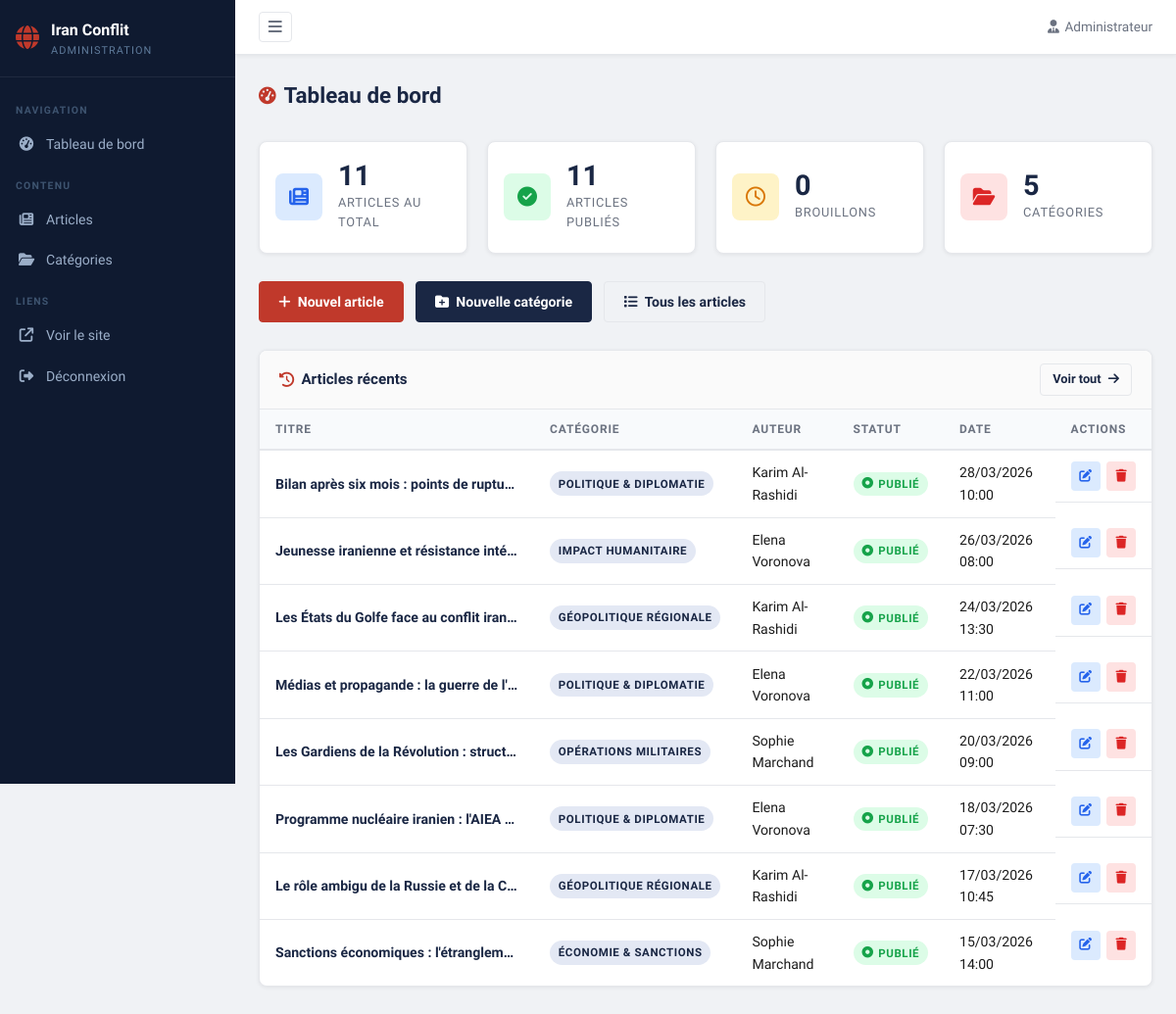
/backoffice/public/dashboard.php (signed in), run on the app's committed database.
### tables this page shows
CREATE TABLE IF NOT EXISTS articles
(
    id           INT UNSIGNED AUTO_INCREMENT PRIMARY KEY,
    title        VARCHAR(255) NOT NULL,
    slug         VARCHAR(270) NOT NULL UNIQUE,
    summary      TEXT         NOT NULL,
    content      LONGTEXT     NOT NULL,
    image        VARCHAR(255),
    image_alt    VARCHAR(255),
    author_id    INT UNSIGNED,
    category_id  INT UNSIGNED,
    is_published TINYINT(1) DEFAULT 1,
    published_at DATETIME   DEFAULT CURRENT_TIMESTAMP,
    updated_at   DATETIME   DEFAULT CURRENT_TIMESTAMP ON UPDATE CURRENT_TIMESTAMP,
    FOREIGN KEY (author_id) REFERENCES authors (id) ON DELETE SET NULL,
    FOREIGN KEY (category_id) REFERENCES categories (id) ON DELETE SET NULL,
    INDEX        idx_slug(slug),
    INDEX        idx_category(category_id),
    INDEX        idx_published(is_published, published_at)
);

CREATE TABLE IF NOT EXISTS categories
(
    id          INT UNSIGNED AUTO_INCREMENT PRIMARY KEY,
    name        VARCHAR(100) NOT NULL,
    slug        VARCHAR(110) NOT NULL UNIQUE,
    description TEXT,
    created_at  DATETIME DEFAULT CURRENT_TIMESTAMP
);

CREATE TABLE IF NOT EXISTS authors
(
    id         INT UNSIGNED AUTO_INCREMENT PRIMARY KEY,
    name       VARCHAR(150) NOT NULL,
    bio        TEXT,
    avatar     VARCHAR(255),
    created_at DATETIME DEFAULT CURRENT_TIMESTAMP
);

### backoffice/includes/auth.php (called while the page is built, shortened)
<?php
function h(string $str): string {
    return htmlspecialchars($str, ENT_QUOTES, 'UTF-8');
}
function formatDate(string $date): string {
    $dt = new DateTime($date);
    return $dt->format('d/m/Y H:i');
}

### backoffice/public/dashboard.php (the view, shortened to what this page needs)
<?php
require_once __DIR__ . '/../includes/auth.php';
$db = getDB();
$totalArticles   = (int)$db->query("SELECT COUNT(*) FROM articles")->fetchColumn();
$publishedCount  = (int)$db->query("SELECT COUNT(*) FROM articles WHERE is_published = 1")->fetchColumn();
$draftCount      = $totalArticles - $publishedCount;
$totalCategories = (int)$db->query("SELECT COUNT(*) FROM categories")->fetchColumn();
$recentArticles = $db->query("
    SELECT a.id, a.title, a.slug, a.is_published, a.published_at,
           c.name AS category_name, au.name AS author_name
    FROM articles a
    LEFT JOIN categories c  ON a.category_id = c.id
    LEFT JOIN authors    au ON a.author_id    = au.id
    ORDER BY a.published_at DESC LIMIT 8
")->fetchAll();
require_once __DIR__ . '/../includes/header.php';
?>
<div class="admin-content">
    <div class="admin-page-header">
        <h1 class="admin-page-title">
            <i class="fa-solid fa-gauge-high"></i> Tableau de bord
        </h1>
    </div>
    <div class="stats-grid">
        <div class="stat-card">
            <div class="stat-card__icon stat-card__icon--blue">
                <i class="fa-solid fa-newspaper"></i>
            </div>
            <div class="stat-card__body">
                <div class="stat-card__value"><?= $totalArticles ?></div>
                <div class="stat-card__label">Articles au total</div>
            </div>
        </div>
        <div class="stat-card">
            <div class="stat-card__icon stat-card__icon--green">
                <i class="fa-solid fa-circle-check"></i>
            </div>
            <div class="stat-card__body">
                <div class="stat-card__value"><?= $publishedCount ?></div>
                <div class="stat-card__label">Articles publiés</div>
            </div>
        </div>
        <div class="stat-card">
            <div class="stat-card__icon stat-card__icon--orange">
                <i class="fa-regular fa-clock"></i>
            </div>
            <div class="stat-card__body">
                <div class="stat-card__value"><?= $draftCount ?></div>
                <div class="stat-card__label">Brouillons</div>
            </div>
        </div>
        <div class="stat-card">
            <div class="stat-card__icon stat-card__icon--red">
                <i class="fa-solid fa-folder-open"></i>
            </div>
            <div class="stat-card__body">
                <div class="stat-card__value"><?= $totalCategories ?></div>
                <div class="stat-card__label">Catégories</div>
            </div>
        </div>
    </div>
    <div class="quick-actions">
        <a href="/articles/create" class="btn btn--primary">
            <i class="fa-solid fa-plus"></i> Nouvel article
        </a>
        <a href="/categories/create" class="btn btn--secondary">
            <i class="fa-solid fa-folder-plus"></i> Nouvelle catégorie
        </a>
        <a href="/articles" class="btn btn--outline">
            <i class="fa-solid fa-list"></i> Tous les articles
        </a>
    </div>
    <div class="admin-card">
        <div class="admin-card__header">
            <h2 class="admin-card__title">
                <i class="fa-solid fa-clock-rotate-left"></i> Articles récents
            </h2>
            <a href="/articles" class="btn btn--sm btn--outline">
                Voir tout <i class="fa-solid fa-arrow-right"></i>
            </a>
        </div>
        <div class="table-wrap">
            <table class="admin-table">
                <thead>
                    <tr>
                        <th>Titre</th>
                        <th>Catégorie</th>
                        <th>Auteur</th>
                        <th>Statut</th>
                        <th>Date</th>
                        <th>Actions</th>
                    </tr>
                </thead>
                <tbody>
                    <?php if (empty($recentArticles)): ?>
                    <tr><td colspan="6" class="table-empty">Aucun article.</td></tr>
                    <?php else: ?>
                    <?php foreach ($recentArticles as $art): ?>
                    <tr>
                        <td class="td-title"><?= h($art['title']) ?></td>
                        <td><span class="badge badge--cat"><?= h($art['category_name'] ?? '—') ?></span></td>
                        <td><?= h($art['author_name'] ?? '—') ?></td>
                        <td>
                            <?php if ($art['is_published']): ?>
                            <span class="badge badge--success"><i class="fa-solid fa-circle-dot"></i> Publié</span>
                            <?php else: ?>
                            <span class="badge badge--warning"><i class="fa-regular fa-clock"></i> Brouillon</span>
                            <?php endif; ?>
                        </td>
                        <td><?= formatDate($art['published_at']) ?></td>
                        <td class="td-actions">
                            <a href="/articles/edit/<?= $art['id'] ?>" class="action-btn action-btn--edit" title="Modifier">
                                <i class="fa-solid fa-pen-to-square"></i>
                            </a>
                            <a href="/articles/delete/<?= $art['id'] ?>" class="action-btn action-btn--delete" title="Supprimer"
                               onclick="return confirm('Supprimer cet article ?')">
                                <i class="fa-solid fa-trash"></i>
                            </a>
                        </td>
                    </tr>
                    <?php endforeach; ?>
                    <?php endif; ?>
                </tbody>
            </table>
        </div>
    </div>
</div>
<?php require_once __DIR__ . '/../includes/footer.php'; ?>

### data on the page
articles: title "Bilan après six mois : points de ruptu…", category.name "POLITIQUE & DIPLOMATIE", author.name "Karim Al-Rashidi", is_published 1 (drawn), published_at "28/03/2026 10:00"
articles: title "Jeunesse iranienne et résistance inté…", category.name "IMPACT HUMANITAIRE", author.name "Elena Voronova", is_published 1 (drawn), published_at "26/03/2026 08:00"
articles: title "Les États du Golfe face au conflit iran…", category.name "GÉOPOLITIQUE RÉGIONALE", author.name "Karim Al-Rashidi", is_published 1 (drawn), published_at "24/03/2026 13:30"
articles: title "Médias et propagande : la guerre de l'…", category.name "POLITIQUE & DIPLOMATIE", author.name "Elena Voronova", is_published 1 (drawn), published_at "22/03/2026 11:00"
articles: title "Les Gardiens de la Révolution : struct…", category.name "OPÉRATIONS MILITAIRES", author.name "Sophie Marchand", is_published 1 (drawn), published_at "20/03/2026 09:00"
articles: title "Programme nucléaire iranien : l'AIEA…", category.name "POLITIQUE & DIPLOMATIE", author.name "Elena Voronova", is_published 1 (drawn), published_at "18/03/2026 07:30"
articles: title "Le rôle ambigu de la Russie et de la C…", category.name "GÉOPOLITIQUE RÉGIONALE", author.name "Karim Al-Rashidi", is_published 1 (drawn), published_at "17/03/2026 10:45"
articles: title "Sanctions économiques : l'étranglem…", category.name "ÉCONOMIE & SANCTIONS", author.name "Sophie Marchand", is_published 1 (drawn), published_at "15/03/2026 14:00"

### other printed values
$totalArticles "11"
$publishedCount "11"
$draftCount "0"
$totalCategories "5"
